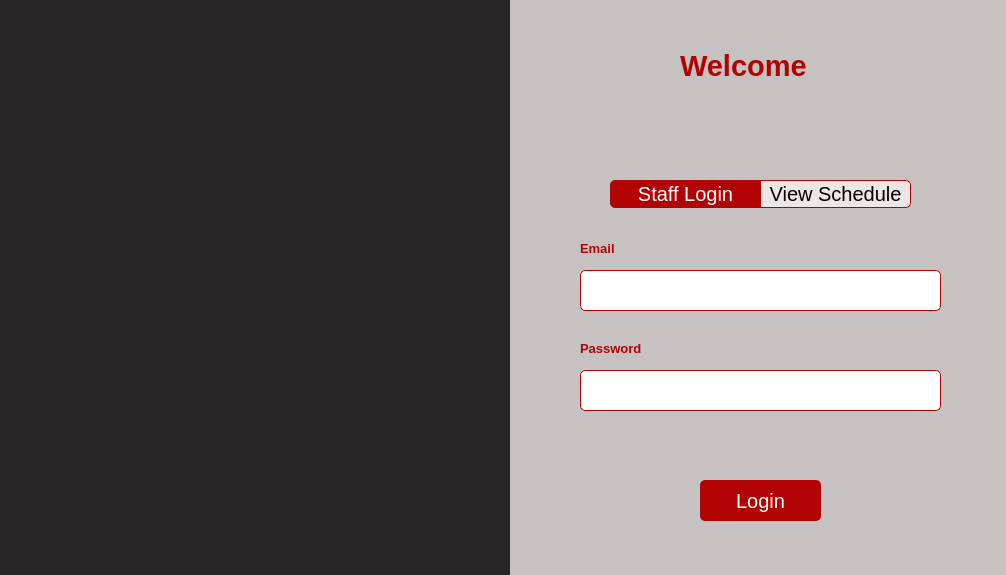
<?xml version="1.0" encoding="UTF-8"?>
<ui version="4.0">
 <class>Form</class>
 <widget class="QWidget" name="Form">
  <property name="geometry">
   <rect>
    <x>0</x>
    <y>0</y>
    <width>1006</width>
    <height>575</height>
   </rect>
  </property>
  <property name="minimumSize">
   <size>
    <width>1006</width>
    <height>575</height>
   </size>
  </property>
  <property name="maximumSize">
   <size>
    <width>1006</width>
    <height>575</height>
   </size>
  </property>
  <property name="windowTitle">
   <string>Form</string>
  </property>
  <layout class="QGridLayout" name="gridLayout">
   <property name="leftMargin">
    <number>0</number>
   </property>
   <property name="topMargin">
    <number>0</number>
   </property>
   <property name="rightMargin">
    <number>0</number>
   </property>
   <property name="bottomMargin">
    <number>0</number>
   </property>
   <property name="spacing">
    <number>0</number>
   </property>
   <item row="0" column="0">
    <widget class="QWidget" name="widget" native="true">
     <property name="acceptDrops">
      <bool>false</bool>
     </property>
     <property name="styleSheet">
      <string notr="true">background-color: rgb(40, 38, 38);</string>
     </property>
     <widget class="QPushButton" name="logo">
      <property name="geometry">
       <rect>
        <x>0</x>
        <y>70</y>
        <width>491</width>
        <height>401</height>
       </rect>
      </property>
      <property name="minimumSize">
       <size>
        <width>491</width>
        <height>401</height>
       </size>
      </property>
      <property name="maximumSize">
       <size>
        <width>421</width>
        <height>401</height>
       </size>
      </property>
      <property name="styleSheet">
       <string notr="true">border-radius: 1px;</string>
      </property>
      <property name="text">
       <string/>
      </property>
      <property name="icon">
       <iconset resource="logo.qrc">
        <normaloff>:/image/image/Logo.png</normaloff>:/image/image/Logo.png</iconset>
      </property>
      <property name="iconSize">
       <size>
        <width>550</width>
        <height>520</height>
       </size>
      </property>
     </widget>
     <widget class="QWidget" name="widget_2" native="true">
      <property name="geometry">
       <rect>
        <x>510</x>
        <y>0</y>
        <width>503</width>
        <height>575</height>
       </rect>
      </property>
      <property name="styleSheet">
       <string notr="true">background-color: rgb(199, 194, 194);</string>
      </property>
      <widget class="QLabel" name="welcome">
       <property name="geometry">
        <rect>
         <x>170</x>
         <y>40</y>
         <width>191</width>
         <height>51</height>
        </rect>
       </property>
       <property name="font">
        <font>
         <pointsize>22</pointsize>
         <weight>75</weight>
         <bold>true</bold>
        </font>
       </property>
       <property name="styleSheet">
        <string notr="true">color: rgb(177, 3, 3);</string>
       </property>
       <property name="text">
        <string>Welcome</string>
       </property>
      </widget>
      <widget class="QWidget" name="widget_3" native="true">
       <property name="geometry">
        <rect>
         <x>30</x>
         <y>210</y>
         <width>441</width>
         <height>341</height>
        </rect>
       </property>
       <widget class="QLabel" name="labelEmail">
        <property name="geometry">
         <rect>
          <x>40</x>
          <y>30</y>
          <width>55</width>
          <height>16</height>
         </rect>
        </property>
        <property name="font">
         <font>
          <pointsize>10</pointsize>
          <weight>75</weight>
          <bold>true</bold>
         </font>
        </property>
        <property name="styleSheet">
         <string notr="true">color: rgb(177, 3, 3);</string>
        </property>
        <property name="text">
         <string>Email</string>
        </property>
       </widget>
       <widget class="QPushButton" name="btnLogin">
        <property name="geometry">
         <rect>
          <x>160</x>
          <y>270</y>
          <width>121</width>
          <height>41</height>
         </rect>
        </property>
        <property name="cursor">
         <cursorShape>PointingHandCursor</cursorShape>
        </property>
        <property name="styleSheet">
         <string notr="true">background-color: rgb(177, 3, 3);
color: white;
font-size: 20px;
border-radius: 5px;</string>
        </property>
        <property name="text">
         <string>Login</string>
        </property>
       </widget>
       <widget class="QLabel" name="labelPass">
        <property name="geometry">
         <rect>
          <x>40</x>
          <y>130</y>
          <width>91</width>
          <height>16</height>
         </rect>
        </property>
        <property name="font">
         <font>
          <pointsize>10</pointsize>
          <weight>75</weight>
          <bold>true</bold>
         </font>
        </property>
        <property name="styleSheet">
         <string notr="true">color: rgb(177, 3, 3);</string>
        </property>
        <property name="text">
         <string>Password</string>
        </property>
       </widget>
       <widget class="QLineEdit" name="inputPass">
        <property name="geometry">
         <rect>
          <x>40</x>
          <y>160</y>
          <width>361</width>
          <height>41</height>
         </rect>
        </property>
        <property name="styleSheet">
         <string notr="true">background-color: rgb(255, 255, 255);
border: 1px solid  #B10303;
border-radius: 5px;</string>
        </property>
        <property name="echoMode">
         <enum>QLineEdit::Password</enum>
        </property>
       </widget>
       <widget class="QLineEdit" name="inputEmail">
        <property name="geometry">
         <rect>
          <x>40</x>
          <y>60</y>
          <width>361</width>
          <height>41</height>
         </rect>
        </property>
        <property name="styleSheet">
         <string notr="true">background-color: rgb(255, 255, 255);
border: 1px solid  #B10303;
border-radius: 5px;</string>
        </property>
       </widget>
       <widget class="QLabel" name="error">
        <property name="geometry">
         <rect>
          <x>120</x>
          <y>230</y>
          <width>181</width>
          <height>16</height>
         </rect>
        </property>
        <property name="font">
         <font>
          <weight>75</weight>
          <bold>true</bold>
         </font>
        </property>
        <property name="styleSheet">
         <string notr="true"/>
        </property>
        <property name="text">
         <string/>
        </property>
        <property name="alignment">
         <set>Qt::AlignCenter</set>
        </property>
       </widget>
      </widget>
      <widget class="QPushButton" name="viewschedbtn">
       <property name="geometry">
        <rect>
         <x>250</x>
         <y>180</y>
         <width>151</width>
         <height>28</height>
        </rect>
       </property>
       <property name="font">
        <font>
         <pointsize>-1</pointsize>
        </font>
       </property>
       <property name="cursor">
        <cursorShape>PointingHandCursor</cursorShape>
       </property>
       <property name="styleSheet">
        <string notr="true">#viewschedbtn{
	background-color: #ECE6E6;
	border: 1px solid  #B10303;
	font-size: 20px;
	border-top-right-radius: 5px;
	border-bottom-right-radius: 5px;
}

#viewschedbtn:hover{
	background-color: rgb(177, 3, 3);
	color: white;
}
</string>
       </property>
       <property name="text">
        <string>View Schedule</string>
       </property>
      </widget>
      <widget class="QPushButton" name="loginstaffbtn">
       <property name="geometry">
        <rect>
         <x>100</x>
         <y>180</y>
         <width>151</width>
         <height>28</height>
        </rect>
       </property>
       <property name="cursor">
        <cursorShape>PointingHandCursor</cursorShape>
       </property>
       <property name="styleSheet">
        <string notr="true">#loginstaffbtn{
	background-color: rgb(177, 3, 3);
	color: white;
	font-size: 20px;
	border-top-left-radius: 5px;
	border-bottom-left-radius: 5px;
}

#loginstaffbtn:hover{
	color: black;
}</string>
       </property>
       <property name="text">
        <string>Staff Login</string>
       </property>
      </widget>
     </widget>
    </widget>
   </item>
  </layout>
 </widget>
 <resources>
  <include location="logo.qrc"/>
 </resources>
 <connections/>
</ui>
